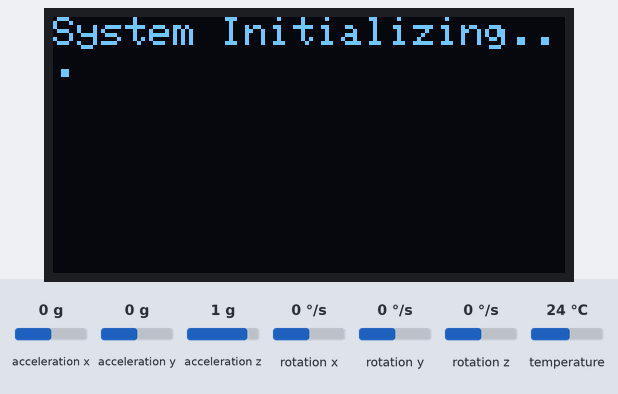
Bench run of a sketch on a simulated ESP32. On the bench: 128×64 one-colour display. The inputs (shaded band) are chosen by the test bench; at power-on: acceleration x 0 g, acceleration y 0 g, acceleration z 1 g, rotation x 0 °/s, rotation y 0 °/s, rotation z 0 °/s, temperature 24 °C. WiFi joins after 1.5 s; servers stay silent unless stated; what the sketch prints to the serial monitor is not drawn.

Above: at 0.06 s.
At 1.7 s:
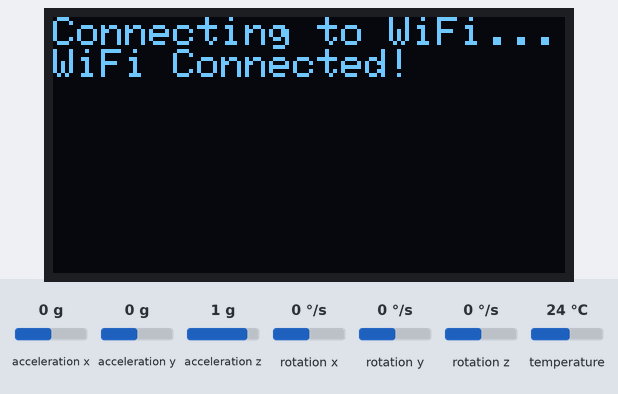
At 2.7 s:
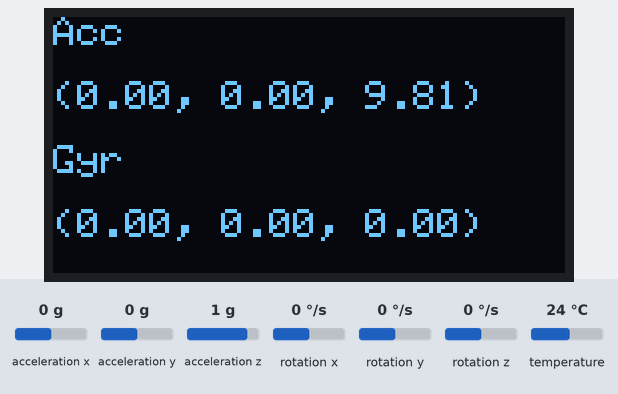

The sketch:

sketch.ino
```cpp
#include <Wire.h>
#include <Adafruit_MPU6050.h>
#include <Adafruit_SSD1306.h>
#include <Adafruit_GFX.h>
#include <WiFi.h>
#include "ThingSpeak.h"

// --- USER CONFIGURATION ---
const char* WIFI_SSID = "Wokwi-GUEST";
const char* WIFI_PASSWORD = "";
unsigned long myChannelNumber = 3004286;
const char* myWriteAPIKey = "2ILWX7OOU0DCX2LO";

// --- HARDWARE INITIALIZATION (SIMULATED) ---
Adafruit_MPU6050 mpu;
#define SCREEN_WIDTH 128
#define SCREEN_HEIGHT 64
Adafruit_SSD1306 display(SCREEN_WIDTH, SCREEN_HEIGHT, &Wire, -1);
WiFiClient client;

void setup() {
  Serial.begin(115200);
  while (!Serial) delay(10); // Wait for serial port to connect

  // --- Initialize Hardware ---
  setupOLED();
  setupMPU6050();

  // --- Connect to WiFi and ThingSpeak ---
  connectWiFi();
  ThingSpeak.begin(client);
}

void loop() {
  // Get sensor data
  sensors_event_t a, g, temp;
  mpu.getEvent(&a, &g, &temp);

  // Display data on OLED
  updateOLED(a, g);

  // Send data to ThingSpeak
  updateThingSpeak(a, g);

  // Wait 20 seconds before sending the next update
  Serial.println(F("Waiting 20 seconds to send next update..."));
  delay(20000);
}

// --- HELPER FUNCTIONS ---

void setupOLED() {
  if (!display.begin(SSD1306_SWITCHCAPVCC, 0x3C)) {
    Serial.println(F("SSD1306 allocation failed"));
    for (;;);
  }
  display.clearDisplay();
  display.setTextSize(1);
  display.setTextColor(SSD1306_WHITE);
  display.setCursor(0, 0);
  display.println(F("System Initializing..."));
  display.display();
}

void setupMPU6050() {
  if (!mpu.begin()) {
    Serial.println(F("Failed to find MPU6050 chip"));
    display.clearDisplay();
    display.setCursor(0, 0);
    display.println(F("MPU6050 Error!"));
    display.display();
    while (1) { delay(10); }
  }
  Serial.println(F("MPU6050 Found!"));
  mpu.setAccelerometerRange(MPU6050_RANGE_8_G);
  mpu.setGyroRange(MPU6050_RANGE_500_DEG);
  mpu.setFilterBandwidth(MPU6050_BAND_21_HZ);
}

void connectWiFi() {
  Serial.print(F("Connecting to WiFi..."));
  display.clearDisplay();
  display.setCursor(0, 0);
  display.println(F("Connecting to WiFi..."));
  display.display();

  WiFi.begin(WIFI_SSID, WIFI_PASSWORD);
  unsigned long startTime = millis();
  while (WiFi.status() != WL_CONNECTED && millis() - startTime < 10000) {
    delay(500);
    Serial.print(F("."));
  }

  if (WiFi.status() == WL_CONNECTED) {
    Serial.println(F("\nWiFi connected!"));
    Serial.print(F("IP Address: "));
    Serial.println(WiFi.localIP());
    display.println(F("WiFi Connected!"));
    display.display();
  } else {
    Serial.println(F("\nWiFi connection failed!"));
    display.println(F("WiFi Failed!"));
    display.display();
    while (1) delay(10); // Halt if WiFi fails
  }
  delay(1000);
}

void updateOLED(sensors_event_t& a, sensors_event_t& g) {
  display.clearDisplay();
  display.setTextSize(1);
  display.setCursor(0, 0);
  display.println(F("Acc")); // Label for Accelerometer

  display.setCursor(0, 16); // Values for Accelerometer
  char buffer1[30];
  snprintf(buffer1, sizeof(buffer1), "(%.2f, %.2f, %.2f)", a.acceleration.x, a.acceleration.y, a.acceleration.z);
  display.println(buffer1);

  display.setCursor(0, 32); // Label for Gyroscope
  display.println(F("Gyr"));

  display.setCursor(0, 48); // Values for Gyroscope
  char buffer2[30];
  snprintf(buffer2, sizeof(buffer2), "(%.2f, %.2f, %.2f)", g.gyro.x, g.gyro.y, g.gyro.z);
  display.println(buffer2);

  display.display();
}

void updateThingSpeak(sensors_event_t& a, sensors_event_t& g) {
  // Set the fields with the sensor values
  ThingSpeak.setField(1, a.acceleration.x);
  ThingSpeak.setField(2, a.acceleration.y);
  ThingSpeak.setField(3, a.acceleration.z);
  ThingSpeak.setField(4, g.gyro.x);
  ThingSpeak.setField(5, g.gyro.y);
  ThingSpeak.setField(6, g.gyro.z);

  // Write to the ThingSpeak channel
  int httpCode = ThingSpeak.writeFields(myChannelNumber, myWriteAPIKey);
  if (httpCode == 200) {
    Serial.println(F("Channel update successful."));
  } else if (httpCode == 0) {
    Serial.println(F("ThingSpeak update failed: No internet connection (simulated)."));
  } else {
    String errorMsg = F("Problem updating channel. HTTP error code ");
    errorMsg += String(httpCode);
    Serial.println(errorMsg);
  }
}
```

Measured:
- what the display in image 1 shows lasts 1.0 s, from 1.6 s to 2.6 s
